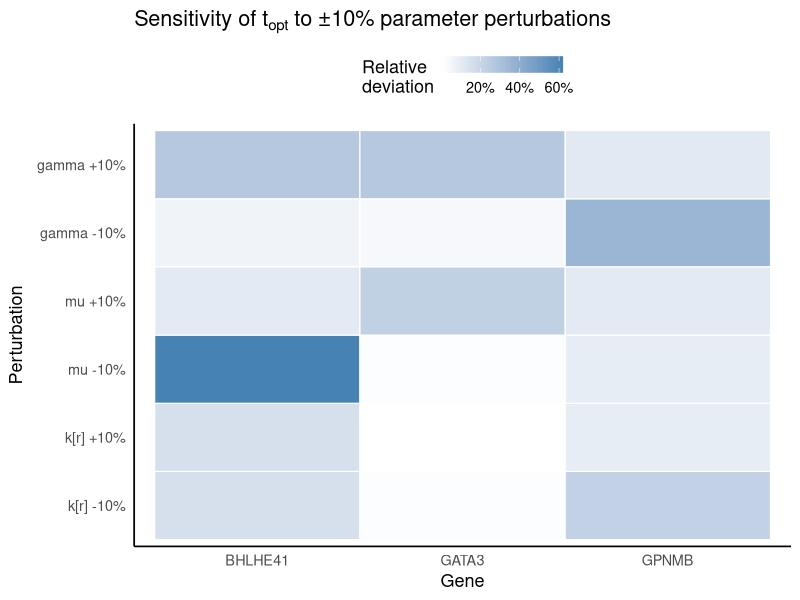
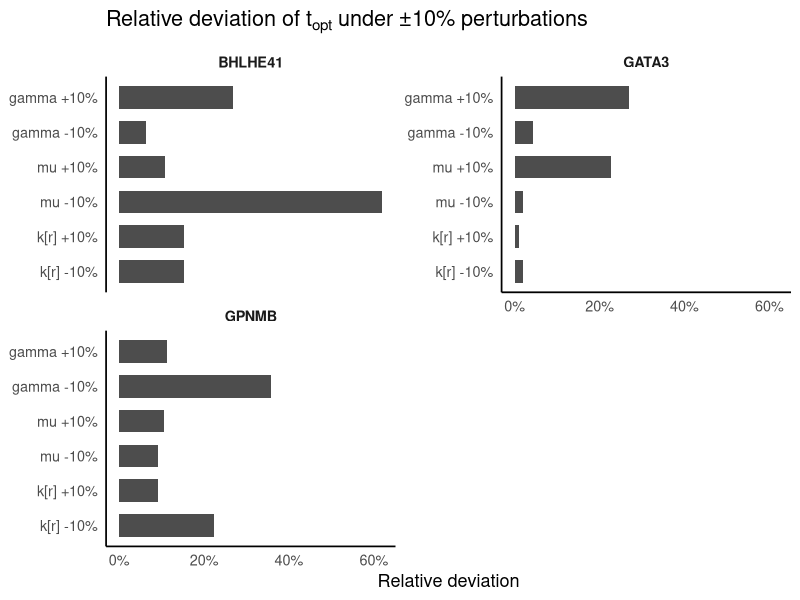
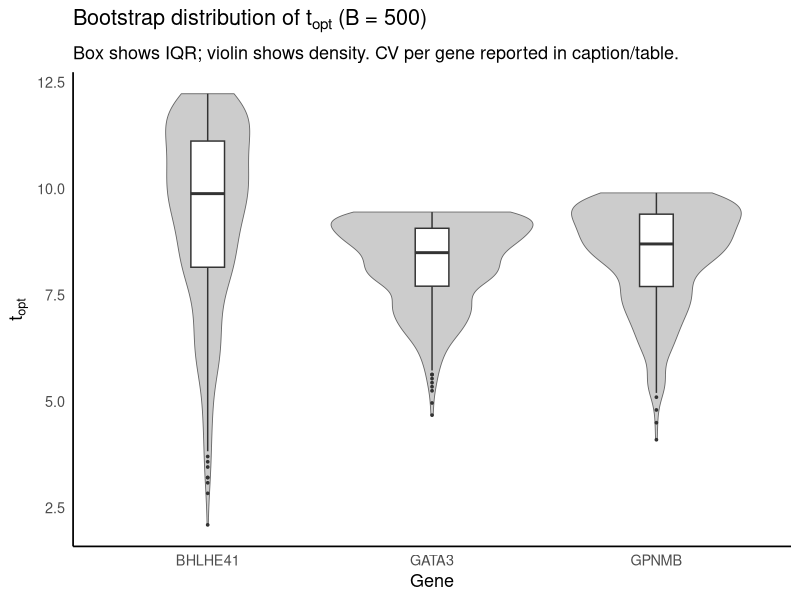
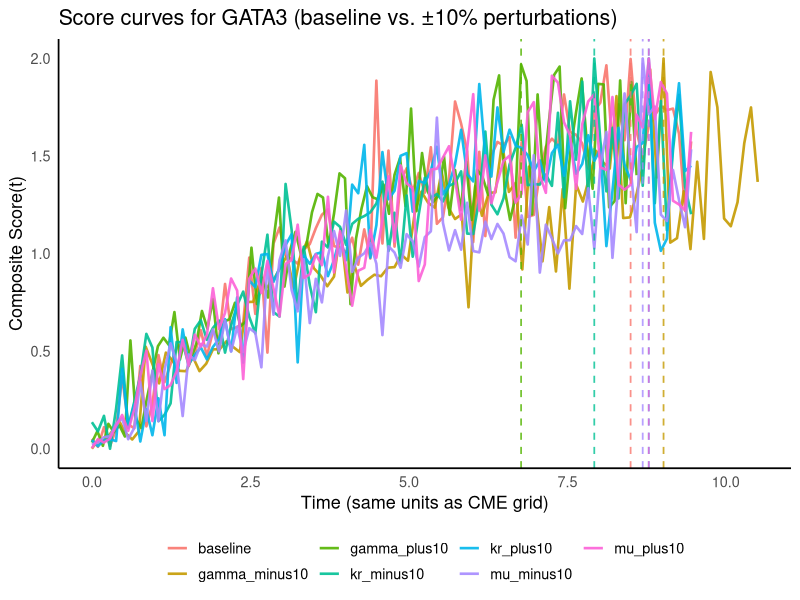
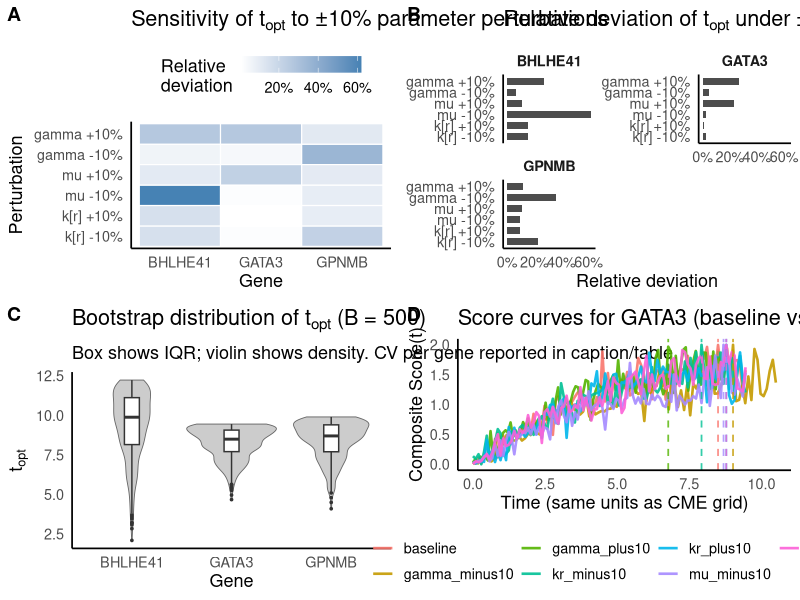

The R source for these figures, in order:
setwd("/Users/atiteyk2/Documents/Master_Equation")
getwd()

# -----------------------------
# Sensitivity & Bootstrap of t_opt under CME
# -----------------------------
suppressPackageStartupMessages({
  library(dplyr)
  library(purrr)
  library(tidyr)
  library(stats)
})

#genes_of_interest <- c("LTBP4", "BMP4", "GREM1") 
#genes_of_interest <- c("GATA3", "GPNMB", "BHLHE41") 

# ---- User inputs (replace df_params with your estimates) ----
set.seed(1)
df_params <- tibble::tibble(
  #@@gene  = c("TP53","PIK3CA","GATA3","GPNMB"),
  #@@kr    = c(0.30, 0.25, 0.15, 0.12),   # burst-initiation rate
  #@@mu    = c(2.0,  1.6,  1.2,  1.1),    # burst size (mean transcripts per burst)
  #@@gamma = c(0.20, 0.22, 0.18, 0.16),   # decay rate
  #@@x0    = c(1.0,  0.8,  0.7,  0.6)     # initial mean expression at t=0 (can be sample mean)
  
  #@@gene = c("TP53","BRCA1","BRCA2","ARID1A","PIK3CA","PTEN"),
  #@@kr    = c(0.30, 0.25, 0.15, 0.12, 0.10, 0.8),   # burst-initiation rate
  #@@mu    = c(2.0,  1.6,  1.2,  1.1, 0.8, 0.6),    # burst size (mean transcripts per burst)
  #@@gamma = c(0.20, 0.22, 0.18, 0.16, 0.14, 0.12),   # decay rate
  #@@x0    = c(1.0,  0.8,  0.7,  0.6, 0.5, 0.4)     # initial mean expression at t=0 (can be sample mean)
  
  #@@gene =  c("LTBP4", "BMP4", "GREM1") ,
  #@@kr    = c(0.30, 0.25, 0.15),   # burst-initiation rate
  #@@mu    = c(2.0,  1.6,  1.2),    # burst size (mean transcripts per burst)
  #@@gamma = c(0.20, 0.22, 0.18),   # decay rate
  #@@x0    = c(1.0,  0.8,  0.7)     # initial mean expression at t=0 (can be sample mean)
  
  gene =  c("GATA3", "GPNMB", "BHLHE41"),
  kr    = c(0.32, 0.24, 0.14),   # burst-initiation rate
  mu    = c(2.2,  1.4,  1.3),    # burst size (mean transcripts per burst)
  gamma = c(0.22, 0.21, 0.17),   # decay rate
  x0    = c(1.0,  0.85,  0.76)     # initial mean expression at t=0 (can be sample mean)
  
)

# ---- Core CME-derived helpers ----

# Time-dependent mean under CME: E[X](t) = E_inf + (x0 - E_inf) exp(-gamma t)
cme_mean <- function(t, kr, mu, gamma, x0) {
  Einf <- kr * mu / gamma
  Einf + (x0 - Einf) * exp(-gamma * t)
}

# Approximate variance at time t:
# We anchor to the stationary variance structure Var = m * (1 + mu*gamma/(kr+gamma))
# and let it track the time-dependent mean m(t). This preserves burst-driven overdispersion.
cme_var <- function(m_t, kr, mu, gamma) {
  m_t * (1 + (mu * gamma) / (kr + gamma))
}

# Draw ensemble at time t via Negative Binomial with matched mean/variance
# NB parameterization: var = m + m^2/size  => size = m^2/(var - m) when var > m
rnb_m_var <- function(n, m, v) {
  m <- pmax(m, 1e-9)
  v <- pmax(v, m + 1e-9)
  size <- (m^2) / (v - m)
  prob <- size / (size + m)
  rnbinom(n, size = size, prob = prob)
}

# Compute TailVar and MeanDiff at time t from an ensemble vector x
tail_metrics <- function(x, q_low = 0.1, q_high = 0.9) {
  lo <- quantile(x, q_low, names = FALSE, type = 7)
  hi <- quantile(x, q_high, names = FALSE, type = 7)
  upper <- x[x >= hi]
  lower <- x[x <= lo]
  tailvar <- var(c(upper, lower))
  meandiff <- mean(upper) - mean(lower)
  c(TailVar = tailvar, MeanDiff = meandiff)
}

# Normalize a vector to [0,1]
norm01 <- function(z) {
  zmin <- min(z); zmax <- max(z)
  if (abs(zmax - zmin) < 1e-12) return(rep(0, length(z)))
  (z - zmin) / (zmax - zmin)
}

# Compute t_opt for one gene given parameters
compute_topt <- function(kr, mu, gamma, x0,
                         n_sims = 500,
                         w_tail = 1, w_mean = 1,
                         q_low = 0.1, q_high = 0.9,
                         t_grid = NULL) {
  # Time grid: by default, cover 0 to 3 half-lives
  if (is.null(t_grid)) {
    tau_half <- log(2) / gamma
    t_grid <- seq(0, 3 * tau_half, length.out = 100)
  }
  # Simulate ensembles across time
  mets <- matrix(NA_real_, nrow = length(t_grid), ncol = 2,
                 dimnames = list(NULL, c("TailVar","MeanDiff")))
  for (i in seq_along(t_grid)) {
    t <- t_grid[i]
    m_t <- cme_mean(t, kr, mu, gamma, x0)
    v_t <- cme_var(m_t, kr, mu, gamma)
    x   <- rnb_m_var(n_sims, m_t, v_t)
    mm  <- tail_metrics(x, q_low = q_low, q_high = q_high)
    mets[i, ] <- mm
  }
  TVn <- norm01(mets[, "TailVar"])
  MDn <- norm01(mets[, "MeanDiff"])
  score <- w_tail * TVn + w_mean * MDn
  i_max <- which.max(score)
  list(
    t_opt = t_grid[i_max],
    score = score,
    t_grid = t_grid,
    TailVar = mets[, "TailVar"],
    MeanDiff = mets[, "MeanDiff"]
  )
}

# ---- Sensitivity analysis: ±10% perturbations in kr, mu, gamma ----
perturb_params <- function(kr, mu, gamma, pct = 0.10) {
  list(
    list(name = "kr_minus10",  kr = kr*(1 - pct), mu = mu,         gamma = gamma),
    list(name = "kr_plus10",   kr = kr*(1 + pct), mu = mu,         gamma = gamma),
    list(name = "mu_minus10",  kr = kr,          mu = mu*(1-pct),  gamma = gamma),
    list(name = "mu_plus10",   kr = kr,          mu = mu*(1+pct),  gamma = gamma),
    list(name = "gamma_minus10", kr = kr,        mu = mu,          gamma = gamma*(1-pct)),
    list(name = "gamma_plus10",  kr = kr,        mu = mu,          gamma = gamma*(1+pct))
  )
}

analyze_gene_sensitivity <- function(row,
                                     n_sims = 500,
                                     w_tail = 1, w_mean = 1,
                                     q_low = 0.1, q_high = 0.9) {
  kr <- row$kr; mu <- row$mu; gamma <- row$gamma; x0 <- row$x0
  base <- compute_topt(kr, mu, gamma, x0, n_sims = n_sims,
                       w_tail = w_tail, w_mean = w_mean,
                       q_low = q_low, q_high = q_high)
  base_t <- base$t_opt
  perts <- perturb_params(kr, mu, gamma, pct = 0.10)
  out <- purrr::map_dfr(perts, function(p) {
    tp <- compute_topt(p$kr, p$mu, p$gamma, x0, n_sims = n_sims,
                       w_tail = w_tail, w_mean = w_mean,
                       q_low = q_low, q_high = q_high)$t_opt
    tibble::tibble(
      gene = row$gene, perturb = p$name,
      t_opt_base = base_t, t_opt_pert = tp,
      rel_dev = abs(tp - base_t) / pmax(base_t, 1e-12)
    )
  })
  out
}

# ---- Bootstrap analysis of t_opt (re-simulate ensembles B times) ----
bootstrap_topt <- function(row, B = 500,
                           n_sims = 500,
                           w_tail = 1, w_mean = 1,
                           q_low = 0.1, q_high = 0.9) {
  kr <- row$kr; mu <- row$mu; gamma <- row$gamma; x0 <- row$x0
  vals <- numeric(B)
  for (b in seq_len(B)) {
    vals[b] <- compute_topt(kr, mu, gamma, x0, n_sims = n_sims,
                            w_tail = w_tail, w_mean = w_mean,
                            q_low = q_low, q_high = q_high)$t_opt
  }
  tibble::tibble(
    gene = row$gene,
    mean_topt = mean(vals),
    sd_topt = sd(vals),
    cv_topt = ifelse(mean(vals) > 0, sd(vals)/mean(vals), NA_real_)
  )
}

# ==============================
# Run analyses
# ==============================

# 1) Sensitivity to ±10% parameter perturbations
sens_results <- df_params %>%
  split(.$gene) %>%
  map_dfr(~ analyze_gene_sensitivity(.x[1, ])) %>%
  arrange(gene, perturb)

# Per-gene mean relative deviation
sens_summary_by_gene <- sens_results %>%
  group_by(gene) %>%
  summarise(mean_rel_dev = mean(rel_dev), .groups = "drop")

# Overall mean relative deviation across genes
overall_mean_rel_dev <- mean(sens_summary_by_gene$mean_rel_dev)

# 2) Bootstrap stability of t_opt (B = 500)
boot_results <- df_params %>%
  split(.$gene) %>%
  map_dfr(~ bootstrap_topt(.x[1, ], B = 500))

median_cv <- median(boot_results$cv_topt, na.rm = TRUE)

# ==============================
# Report the two statements
# ==============================
cat("\n--- Sensitivity summary ---\n")
print(sens_summary_by_gene)
cat(sprintf("\nAcross all genes, the mean relative deviation in t_opt under ±10%% parameter perturbations was %.3f.\n",
            overall_mean_rel_dev))

cat("\n--- Bootstrap summary (B = 500) ---\n")
print(boot_results)
cat(sprintf("\nThe median coefficient of variation (CV) of t_opt across genes was %.3f.\n",
            median_cv))

# ==============================
# Visualization of t_opt sensitivity & bootstrap stability
# ==============================
pkgs <- c("ggplot2","cowplot","scales")
to_install <- setdiff(pkgs, rownames(installed.packages()))
if (length(to_install)) install.packages(to_install, repos = "https://cloud.r-project.org")
suppressPackageStartupMessages({
  library(ggplot2); library(cowplot); library(scales)
})

dir.create("topt_viz_out", showWarnings = FALSE)

# ---- 1) Heatmap of relative deviation under ±10% perturbations ----
sens_hmap_df <- sens_results %>%
  dplyr::mutate(
    perturb = factor(
      perturb,
      levels = c("kr_minus10","kr_plus10","mu_minus10","mu_plus10","gamma_minus10","gamma_plus10"),
      labels = c("k[r] -10%","k[r] +10%","mu -10%","mu +10%","gamma -10%","gamma +10%")
    )
  )

p_heat <- ggplot(sens_hmap_df, aes(x = gene, y = perturb, fill = rel_dev)) +
  geom_tile(color = "white", linewidth = 0.4) +
  scale_fill_gradient(low = "white", high = "steelblue",
                      name = "Relative\ndeviation",
                      labels = label_percent(accuracy = 1)) +
  labs(title = expression(paste("Sensitivity of ", t[opt], " to ", "\u00B110% parameter perturbations")),
       x = "Gene", y = "Perturbation") +
  theme_minimal(base_size = 13) +
  theme(panel.grid = element_blank(),
        axis.line  = element_line(color = "black"),
        legend.position = "top",
        legend.key.height = unit(12, "pt"),
        strip.text = element_text(face = "bold")
  ) +
  theme(panel.grid = element_blank(),
        axis.title.y = element_text(margin = margin(r = 8)))
p_heat
#ggsave("topt_viz_out/fig_heatmap_topt_relative_deviation.png", p_heat, width = 8.5, height = 4.8, dpi = 300)

# ---- 2) Faceted bar charts of relative deviation (per gene) ----
p_bars <- ggplot(sens_hmap_df, aes(x = perturb, y = rel_dev)) +
  geom_col(width = 0.65, fill = "grey30") +
  scale_y_continuous(labels = label_percent(accuracy = 1)) +
  labs(title = expression(paste("Relative deviation of ", t[opt], " under \u00B110% perturbations")),
       x = NULL, y = "Relative deviation") +
  coord_flip() +
  facet_wrap(~ gene, ncol = 2, scales = "free_y") +
  theme_minimal(base_size = 13) +
  theme(panel.grid = element_blank(),
        axis.line  = element_line(color = "black"),
        legend.position = "top",
        legend.key.height = unit(12, "pt"),
        strip.text = element_text(face = "bold")
  ) +
  theme(panel.grid.major.y = element_blank(),
        strip.text = element_text(face = "bold"))
p_bars
#ggsave("topt_viz_out/fig_bars_topt_relative_deviation.png", p_bars, width = 8.5, height = 6.5, dpi = 300)

# ---- 3) Violin + boxplot of bootstrap t_opt distributions (B = 500) ----
# Build full bootstrap draws for nice distributions (if you only computed summaries)
bootstrap_topt_vals <- function(row, B = 500,
                                n_sims = 500,
                                w_tail = 1, w_mean = 1,
                                q_low = 0.1, q_high = 0.9) {
  kr <- row$kr; mu <- row$mu; gamma <- row$gamma; x0 <- row$x0
  vals <- numeric(B)
  for (b in seq_len(B)) {
    vals[b] <- compute_topt(kr, mu, gamma, x0, n_sims = n_sims,
                            w_tail = w_tail, w_mean = w_mean,
                            q_low = q_low, q_high = q_high)$t_opt
  }
  tibble::tibble(gene = row$gene, t_opt = vals)
}

boot_vals <- df_params %>%
  split(.$gene) %>%
  purrr::map_dfr(~ bootstrap_topt_vals(.x[1, ], B = 500))

# Merge in CVs for informative subtitles/labels
boot_cv <- boot_results %>% dplyr::select(gene, cv_topt)
boot_vals_plot <- dplyr::left_join(boot_vals, boot_cv, by = "gene")

p_violin <- ggplot(boot_vals_plot, aes(x = gene, y = t_opt)) +
  geom_violin(fill = "grey80", color = "grey40", linewidth = 0.3, width = 0.9) +
  geom_boxplot(width = 0.15, outlier.size = 0.6, fill = "white") +
  labs(title = expression(paste("Bootstrap distribution of ", t[opt], " (B = 500)")),
       subtitle = "Box shows IQR; violin shows density. CV per gene reported in caption/table.",
       x = "Gene", y = expression(t[opt])) +
  theme_minimal(base_size = 13) +
  theme(panel.grid = element_blank(),
        axis.line  = element_line(color = "black"),
        legend.position = "top",
        legend.key.height = unit(12, "pt"),
        strip.text = element_text(face = "bold")
  )
p_violin
#@@ggsave("topt_viz_out/fig_violin_bootstrap_topt.png", p_violin, width = 8.5, height = 5.0, dpi = 300)

# ---- 4) Overlay of Score(t) curves for a selected gene (baseline vs. perturbations) ----
# Helper to compute Score(t) series (re-using your TailVar/MeanDiff definition via compute_topt)
score_series <- function(label, kr, mu, gamma, x0,
                         n_sims = 500, q_low = 0.1, q_high = 0.9,
                         w_tail = 1, w_mean = 1, t_grid = NULL) {
  o <- compute_topt(kr, mu, gamma, x0, n_sims = n_sims,
                    w_tail = w_tail, w_mean = w_mean,
                    q_low = q_low, q_high = q_high, t_grid = t_grid)
  tibble::tibble(
    t = o$t_grid,
    Score = o$score,
    label = label,
    t_opt = o$t_opt
  )
}

# Choose a gene to visualize (first by default)
gene_to_plot <- df_params$gene[1]
row <- df_params %>% dplyr::filter(gene == gene_to_plot) %>% dplyr::slice(1)

# Baseline + ±10% per-parameter overlays
plist <- perturb_params(row$kr, row$mu, row$gamma, pct = 0.10)
score_df <- dplyr::bind_rows(
  score_series("baseline", row$kr, row$mu, row$gamma, row$x0),
  purrr::map_dfr(plist, ~ score_series(.x$name, .x$kr, .x$mu, .x$gamma, row$x0))
)

# Extract unique t_opt per label for vertical markers
# Make sure 'vdf' is robust if any NA slipped into t_opt
vdf <- score_df %>%
  dplyr::group_by(label) %>%
  dplyr::summarise(t_opt = dplyr::last(stats::na.omit(t_opt)), .groups = "drop")

p_score <- ggplot(score_df, aes(x = t, y = Score, color = label)) +
  geom_line(linewidth = 0.9, alpha = 0.9) +
  geom_vline(data = vdf, aes(xintercept = t_opt, color = label),
             linetype = 2, linewidth = 0.6, alpha = 0.8, show.legend = FALSE) +
  labs(title = paste0("Score curves for ", gene_to_plot,
                      " (baseline vs. \u00B110% perturbations)"),
       x = "Time (same units as CME grid)", y = "Composite Score(t)") +
  theme_minimal(base_size = 13) +
  theme(panel.grid = element_blank(),
        axis.line  = element_line(color = "black"),
        legend.position = "top",
        legend.key.height = unit(12, "pt"),
        strip.text = element_text(face = "bold")
  )+
  theme(legend.position = "bottom", legend.title = element_blank())
p_score
#@@ggsave(sprintf("topt_viz_out/fig_score_overlay_%s.png", gene_to_plot), p_score,
#@@       width = 8.5, height = 5.0, dpi = 300)

# ---- Optional: Assemble a quick dashboard image ----
dash <- cowplot::plot_grid(
  p_heat, p_bars, p_violin, p_score,
  labels = c("A","B","C","D"), ncol = 2, rel_heights = c(1,1)
)
dash
#@@ggsave("topt_viz_out/fig_dashboard_topt_sensitivity_bootstrap.png", dash,
#@@       width = 12, height = 9, dpi = 300)

# ------------------------------
# Printing where files are saved
# ------------------------------
cat("\nSaved plots to 'topt_viz_out/':\n",
    " - fig_heatmap_topt_relative_deviation.png\n",
    " - fig_bars_topt_relative_deviation.png\n",
    " - fig_violin_bootstrap_topt.png\n",
    sprintf(" - fig_score_overlay_%s.png\n", gene_to_plot),
    " - fig_dashboard_topt_sensitivity_bootstrap.png\n", sep = "")
